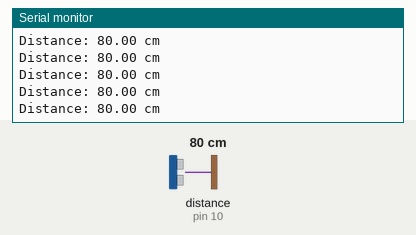
This sketch was run on a simulated Arduino Uno, built with avr-gcc and run on an emulated ATmega328P. Parts: the last lines printed to the serial monitor. Wiring (inferred from the names in the program): ultrasonic range finder: trigger pin 9; echo pin 10. Inputs (shaded band) come from the test bench; at power-on: distance to the obstacle (sensor on pin 10) 80 cm. The echo pulse lasts 58.3 µs per cm.

Above: at 1.2 s.
1.3 s: distance to the obstacle (sensor on pin 10) set to 35 cm
At 1.6 s:
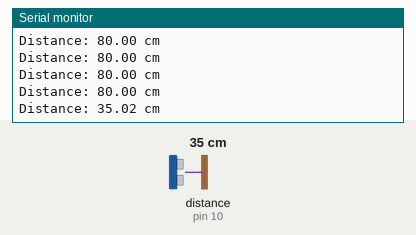
4.3 s: distance to the obstacle (sensor on pin 10) set to 2 cm
At 4.44 s:
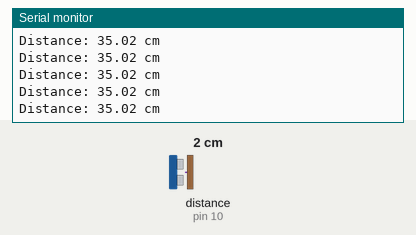
Timing chart, 0 to 7.3 s (numbered marks = the images above; inputs shaded):
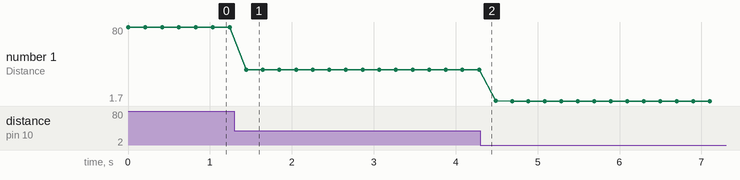

Measured:
- after the input at 1.3 s, the serial monitor: prints a new line after 0.14 s (image 1)
- plotted number 1: 80 → 35.02 after the input at 1.3 s, 35.02 → 1.7 after the input at 4.3 s

The sketch:

HC-SR04.ino
```cpp
//==============================
// HC-SR04 Ultrasonic Sensor
//==============================

// Pin definition
const int trigPin = 9;
const int echoPin = 10;

// Variables
long duration;
float distance;

void setup()
{
    Serial.begin(9600);

    pinMode(trigPin, OUTPUT);
    pinMode(echoPin, INPUT);

    digitalWrite(trigPin, LOW);
}

void loop()
{
    // Clear Trigger
    digitalWrite(trigPin, LOW);
    delayMicroseconds(2);

    // Generate 10 us pulse
    digitalWrite(trigPin, HIGH);
    delayMicroseconds(10);
    digitalWrite(trigPin, LOW);

    // Measure Echo pulse
    duration = pulseIn(echoPin, HIGH);

    // Calculate distance
    distance = duration * 0.0343 / 2.0;

    // Display result
    Serial.print("Distance: ");
    Serial.print(distance);
    Serial.println(" cm");

    delay(200);
}
```
